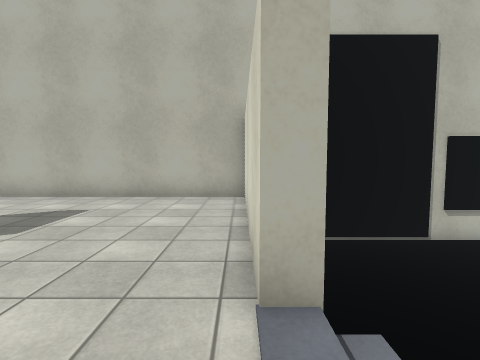
view 1 (above)

18 first-person views from a walk through a Unity game level. The camera is 1.4 m above the floor, tilts 4° down and sees 85° across. The floor is counted in squares, 1.2 m on a side. Each view is taken from the middle of a square. On the plan, view 1 faces up. The plan holds only what a view shows up to about 12 squares ahead; the rest is blank. The place goes on beyond the plan. The player character is not drawn. Some surface patterns are stand-ins.

view 2
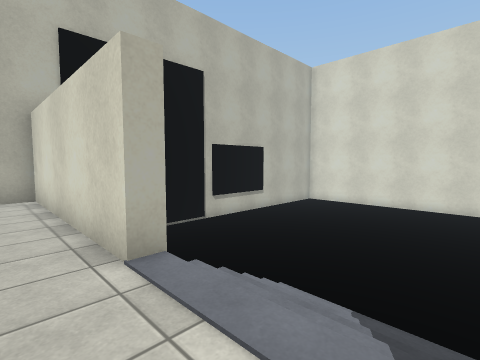

view 3
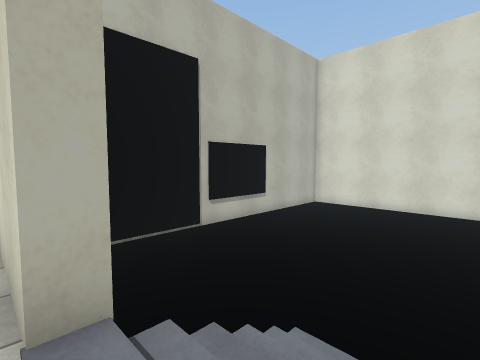

view 4
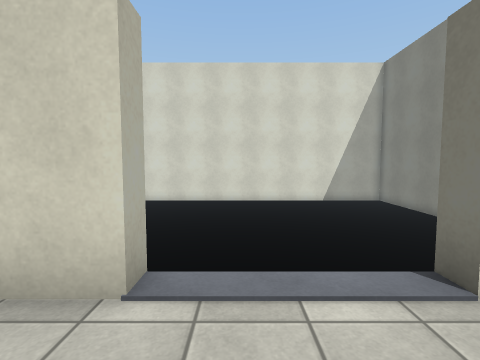

view 5
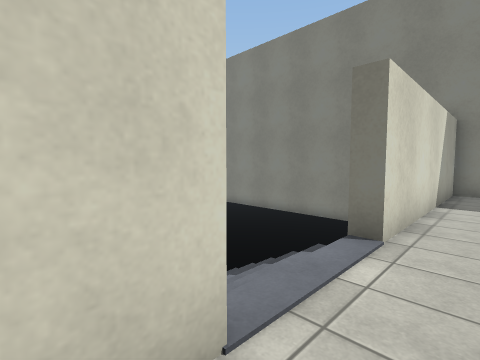

view 6
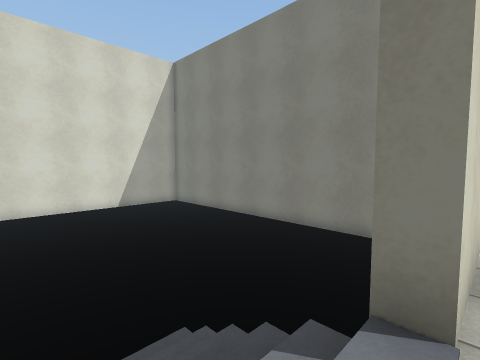

view 7
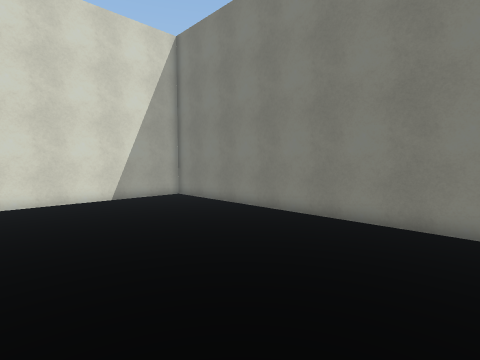

view 8
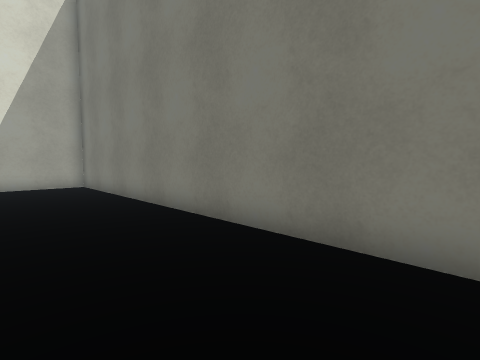

view 9
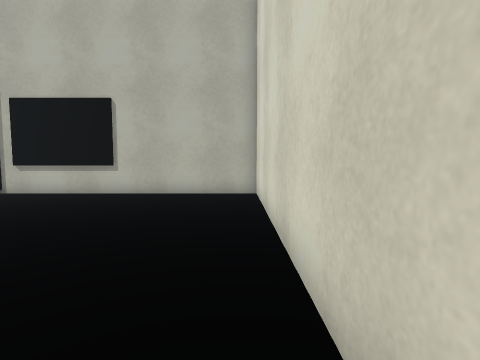

view 10
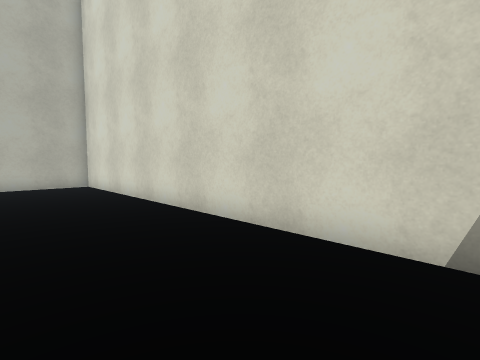

view 11
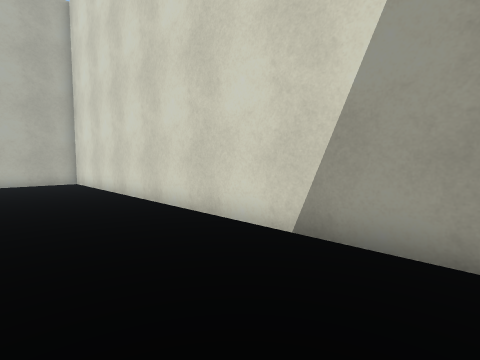

view 12
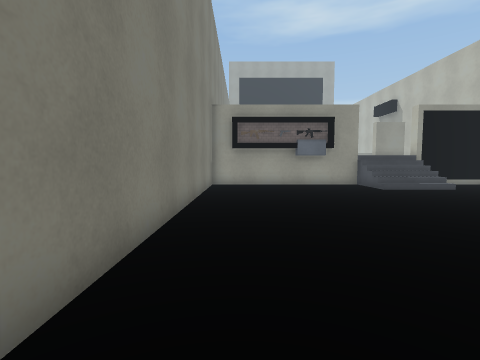

view 13
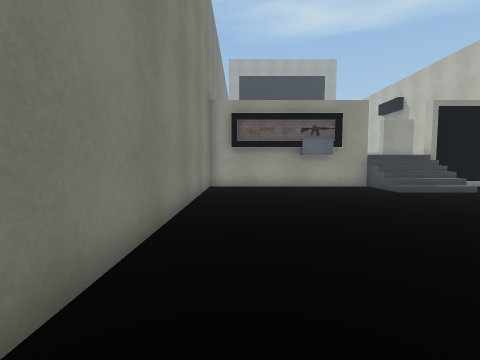

view 14
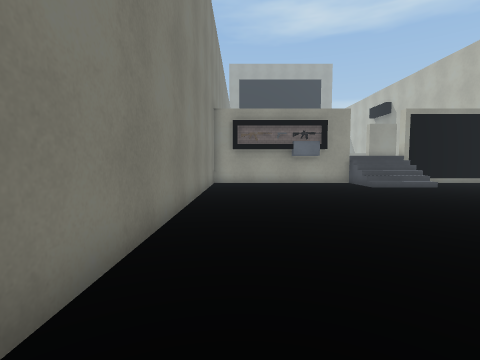

view 15
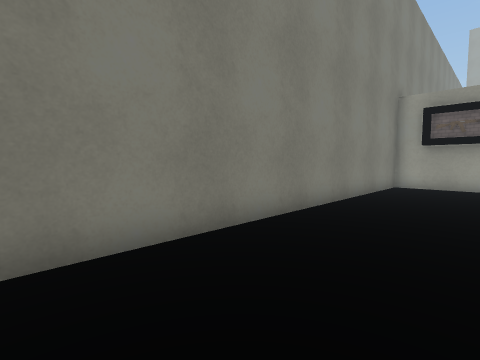

view 16
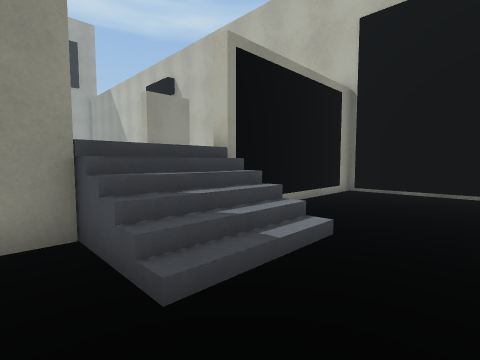

view 17
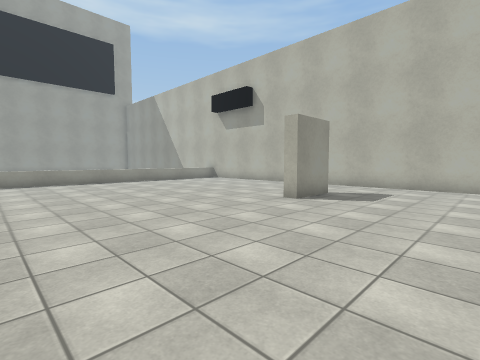

view 18
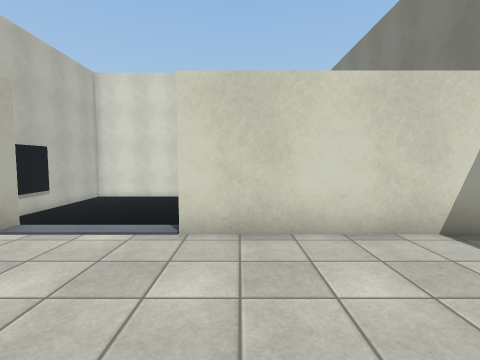

### Floor plan
Key: @ floor where view 1 was taken; # wall or solid block; . main floor; : floor 1.75 m higher than the main floor; / step, stairs or slope; ^ raised ledge.
Columns run from 17 left of view 1 to 16 right of it. Each row starts with its distance up from view 1.
  9          #########################
  8           :::::::#...............#
  7           :::::::#...............#
  6            ::::::#...............#
  5         :: #:::::#...............#
  4        :::: :::::#...............#
  3       :::::::::::# ..............#
  2      ::::::::::::#  /............#
  1     ::::::::::::::  /............#
  0    ::::::::::::::@ //............#
 -1   :::::::::::::::# //............#
 -2  ::::::::::::::::#...............#
 -3 ^::::::::::::::::#...............#
 -4       :::::::::::#...............#
 -5                 :#...............#
 -6                 :#...............#
 -7                 :#...............#
 -8                  #...............#
 -9                  #################

Where each view was taken, in squares from view 1:
view 1: 0 up, 0 right, facing up
view 2: 1 down, 1 left, facing up-right
view 3: 0 up, 0 right, facing up-right
view 4: 1 up, 2 left, facing right
view 5: 3 up, 1 left, facing down-right
view 6: 1 up, 0 right, facing down-right
view 7: 0 up, 2 right, facing down-right
view 8: 5 down, 2 right, facing down-right
view 9: 1 down, 15 right, facing up
view 10: 5 down, 12 right, facing up-right
view 11: 7 down, 12 right, facing up-right
view 12: 7 down, 14 right, facing left
view 13: 7 down, 13 right, facing left
view 14: 7 down, 15 right, facing left
view 15: 5 down, 14 right, facing down-left
view 16: 2 down, 5 right, facing up-left
view 17: 4 down, 1 left, facing up-left
view 18: 2 down, 4 left, facing right
